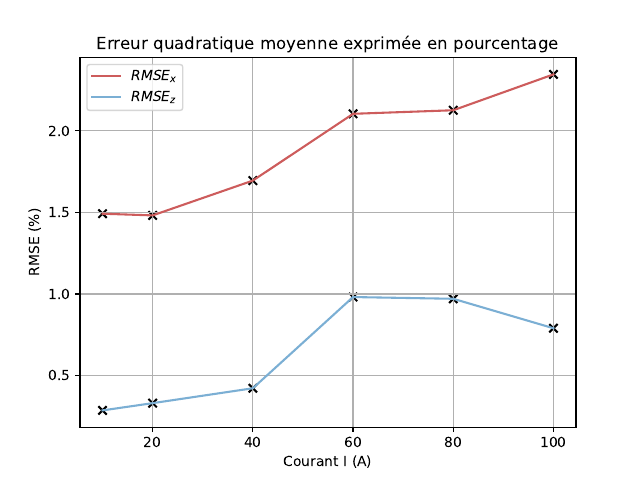

The Python source for this figure:
import numpy as np
import matplotlib.pyplot as plt




I = np.array([10,20,40,60,80,100])
RMSE_x = np.array([1.49222791051655,
                   1.4818753286425745,
                   1.6952362409346369,
                   2.1046710315230257,
                   2.1264604819465553,
                   2.34628758689614
                   ])
RMSE_z = np.array([0.2864070598421038,
                   0.3308702899034335,
                   0.4221401004270957,
                   0.9813212239742017,
                   0.970673731807534,
                   0.7900501145523862,
                   ])

couleur_Bx_MEC = "#CD5C5C"      # Rouge clair/gris rosé
couleur_Bz_MEC = "#7BAFD4"      # Bleu doux


plt.figure()
plt.title("Erreur quadratique moyenne exprimée en pourcentage")
plt.plot(I, RMSE_x, label='$RMSE_x$',c=couleur_Bx_MEC)
plt.plot(I, RMSE_z, label='$RMSE_z$',c=couleur_Bz_MEC)

plt.scatter(I, RMSE_x, marker='x', color='black')  
plt.scatter(I, RMSE_z, marker='x', color='black') 

plt.xlabel("Courant I (A)")
plt.ylabel("RMSE (%)")
plt.legend()
plt.grid(True)
plt.savefig("Validation/Compare/RMSE.pdf")
plt.show()
